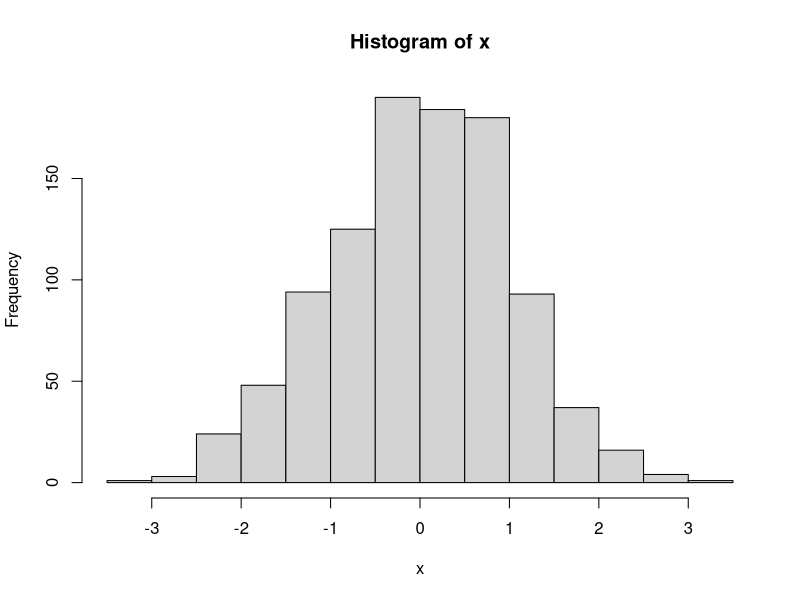
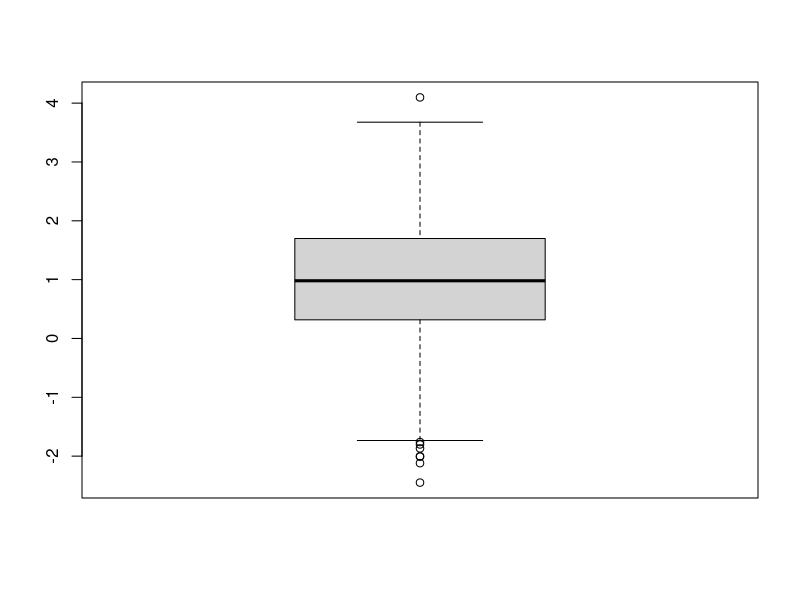

Reproduce these figures in R, in order.
# Task 1
# generate observations
x = rnorm(1000)
# plot histogram
hist(x)

# Task 2
# generate observations
y = rnorm(1000,mean=1)
# plot boxplot
boxplot(y)

# Task 2

# Task 3

# Task 4
